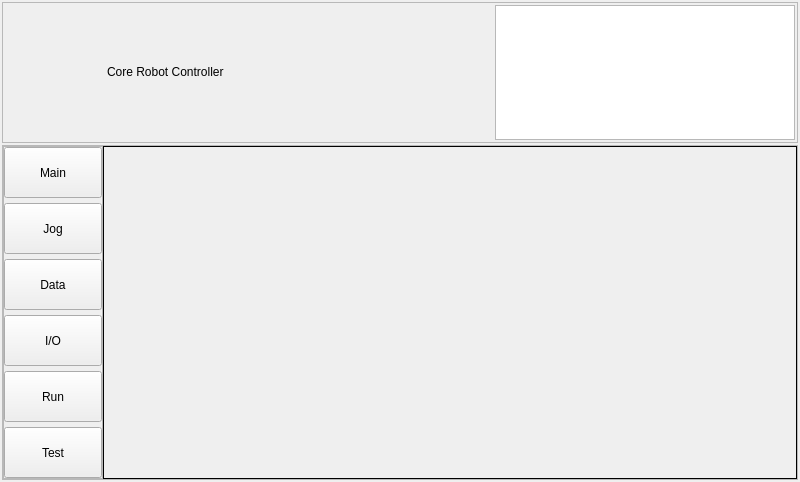
<?xml version="1.0" encoding="UTF-8"?>
<ui version="4.0">
 <class>MainWindow</class>
 <widget class="QMainWindow" name="MainWindow">
  <property name="geometry">
   <rect>
    <x>0</x>
    <y>0</y>
    <width>800</width>
    <height>482</height>
   </rect>
  </property>
  <property name="windowTitle">
   <string>MainWindow</string>
  </property>
  <widget class="QWidget" name="centralWidget">
   <layout class="QVBoxLayout" name="verticalLayout_2">
    <property name="spacing">
     <number>2</number>
    </property>
    <property name="leftMargin">
     <number>2</number>
    </property>
    <property name="topMargin">
     <number>2</number>
    </property>
    <property name="rightMargin">
     <number>2</number>
    </property>
    <property name="bottomMargin">
     <number>2</number>
    </property>
    <item>
     <widget class="QFrame" name="frame">
      <property name="sizePolicy">
       <sizepolicy hsizetype="Preferred" vsizetype="Minimum">
        <horstretch>0</horstretch>
        <verstretch>0</verstretch>
       </sizepolicy>
      </property>
      <property name="minimumSize">
       <size>
        <width>306</width>
        <height>80</height>
       </size>
      </property>
      <property name="frameShape">
       <enum>QFrame::StyledPanel</enum>
      </property>
      <property name="frameShadow">
       <enum>QFrame::Raised</enum>
      </property>
      <layout class="QHBoxLayout" name="horizontalLayout">
       <property name="spacing">
        <number>2</number>
       </property>
       <property name="leftMargin">
        <number>2</number>
       </property>
       <property name="topMargin">
        <number>2</number>
       </property>
       <property name="rightMargin">
        <number>2</number>
       </property>
       <property name="bottomMargin">
        <number>2</number>
       </property>
       <item>
        <widget class="QLabel" name="lblLogo">
         <property name="sizePolicy">
          <sizepolicy hsizetype="Fixed" vsizetype="Fixed">
           <horstretch>0</horstretch>
           <verstretch>0</verstretch>
          </sizepolicy>
         </property>
         <property name="minimumSize">
          <size>
           <width>100</width>
           <height>40</height>
          </size>
         </property>
         <property name="text">
          <string/>
         </property>
         <property name="textFormat">
          <enum>Qt::AutoText</enum>
         </property>
         <property name="pixmap">
          <pixmap resource="resource.qrc">:/image/resource/logo.png</pixmap>
         </property>
         <property name="scaledContents">
          <bool>true</bool>
         </property>
        </widget>
       </item>
       <item>
        <widget class="QLabel" name="lblLogoText">
         <property name="sizePolicy">
          <sizepolicy hsizetype="Ignored" vsizetype="Fixed">
           <horstretch>0</horstretch>
           <verstretch>0</verstretch>
          </sizepolicy>
         </property>
         <property name="minimumSize">
          <size>
           <width>0</width>
           <height>40</height>
          </size>
         </property>
         <property name="frameShape">
          <enum>QFrame::NoFrame</enum>
         </property>
         <property name="text">
          <string>Core Robot Controller </string>
         </property>
        </widget>
       </item>
       <item>
        <widget class="QTextEdit" name="txtOutPut">
         <property name="enabled">
          <bool>true</bool>
         </property>
         <property name="sizePolicy">
          <sizepolicy hsizetype="Maximum" vsizetype="Maximum">
           <horstretch>0</horstretch>
           <verstretch>0</verstretch>
          </sizepolicy>
         </property>
         <property name="minimumSize">
          <size>
           <width>300</width>
           <height>0</height>
          </size>
         </property>
        </widget>
       </item>
      </layout>
     </widget>
    </item>
    <item>
     <widget class="QFrame" name="frame_2">
      <property name="sizePolicy">
       <sizepolicy hsizetype="Preferred" vsizetype="Expanding">
        <horstretch>0</horstretch>
        <verstretch>0</verstretch>
       </sizepolicy>
      </property>
      <property name="frameShape">
       <enum>QFrame::StyledPanel</enum>
      </property>
      <property name="frameShadow">
       <enum>QFrame::Raised</enum>
      </property>
      <layout class="QHBoxLayout" name="horizontalLayout_2">
       <property name="spacing">
        <number>0</number>
       </property>
       <property name="leftMargin">
        <number>0</number>
       </property>
       <property name="topMargin">
        <number>0</number>
       </property>
       <property name="rightMargin">
        <number>0</number>
       </property>
       <property name="bottomMargin">
        <number>0</number>
       </property>
       <item>
        <widget class="QFrame" name="frameMainMenu">
         <property name="sizePolicy">
          <sizepolicy hsizetype="Minimum" vsizetype="Expanding">
           <horstretch>0</horstretch>
           <verstretch>0</verstretch>
          </sizepolicy>
         </property>
         <property name="minimumSize">
          <size>
           <width>100</width>
           <height>0</height>
          </size>
         </property>
         <property name="frameShape">
          <enum>QFrame::StyledPanel</enum>
         </property>
         <property name="frameShadow">
          <enum>QFrame::Raised</enum>
         </property>
         <layout class="QVBoxLayout" name="verticalLayout">
          <property name="spacing">
           <number>5</number>
          </property>
          <property name="leftMargin">
           <number>0</number>
          </property>
          <property name="topMargin">
           <number>0</number>
          </property>
          <property name="rightMargin">
           <number>0</number>
          </property>
          <property name="bottomMargin">
           <number>0</number>
          </property>
          <item>
           <widget class="QPushButton" name="btnPage1">
            <property name="enabled">
             <bool>true</bool>
            </property>
            <property name="minimumSize">
             <size>
              <width>0</width>
              <height>51</height>
             </size>
            </property>
            <property name="text">
             <string>Main</string>
            </property>
           </widget>
          </item>
          <item>
           <widget class="QPushButton" name="btnPage2">
            <property name="minimumSize">
             <size>
              <width>0</width>
              <height>51</height>
             </size>
            </property>
            <property name="text">
             <string>Jog</string>
            </property>
           </widget>
          </item>
          <item>
           <widget class="QPushButton" name="btnPage4">
            <property name="minimumSize">
             <size>
              <width>0</width>
              <height>51</height>
             </size>
            </property>
            <property name="text">
             <string>Data</string>
            </property>
           </widget>
          </item>
          <item>
           <widget class="QPushButton" name="btnPage5">
            <property name="minimumSize">
             <size>
              <width>0</width>
              <height>51</height>
             </size>
            </property>
            <property name="text">
             <string>I/O</string>
            </property>
           </widget>
          </item>
          <item>
           <widget class="QPushButton" name="btnPage6">
            <property name="minimumSize">
             <size>
              <width>0</width>
              <height>51</height>
             </size>
            </property>
            <property name="text">
             <string>Run</string>
            </property>
           </widget>
          </item>
          <item>
           <widget class="QPushButton" name="btnPage7">
            <property name="minimumSize">
             <size>
              <width>0</width>
              <height>51</height>
             </size>
            </property>
            <property name="text">
             <string>Test</string>
            </property>
           </widget>
          </item>
          <item>
           <spacer name="verticalSpacer">
            <property name="orientation">
             <enum>Qt::Vertical</enum>
            </property>
            <property name="sizeHint" stdset="0">
             <size>
              <width>20</width>
              <height>51</height>
             </size>
            </property>
           </spacer>
          </item>
         </layout>
        </widget>
       </item>
       <item>
        <widget class="QStackedWidget" name="stackedWidget">
         <property name="sizePolicy">
          <sizepolicy hsizetype="Expanding" vsizetype="Expanding">
           <horstretch>0</horstretch>
           <verstretch>0</verstretch>
          </sizepolicy>
         </property>
         <property name="frameShape">
          <enum>QFrame::Box</enum>
         </property>
         <property name="currentIndex">
          <number>0</number>
         </property>
         <widget class="FormMain" name="pageMain"/>
         <widget class="FormJog" name="pageJog"/>
         <widget class="FormData" name="pageData"/>
         <widget class="FormIO" name="pageIO"/>
         <widget class="FormRun" name="pageRun"/>
         <widget class="FormTest" name="pageTest"/>
        </widget>
       </item>
      </layout>
     </widget>
    </item>
   </layout>
  </widget>
 </widget>
 <layoutdefault spacing="6" margin="11"/>
 <customwidgets>
  <customwidget>
   <class>FormMain</class>
   <extends>QWidget</extends>
   <header>formmain.h</header>
   <container>1</container>
  </customwidget>
  <customwidget>
   <class>FormJog</class>
   <extends>QWidget</extends>
   <header>formjog.h</header>
   <container>1</container>
  </customwidget>
  <customwidget>
   <class>FormData</class>
   <extends>QWidget</extends>
   <header>formdata.h</header>
   <container>1</container>
  </customwidget>
  <customwidget>
   <class>FormIO</class>
   <extends>QWidget</extends>
   <header>formio.h</header>
   <container>1</container>
  </customwidget>
  <customwidget>
   <class>FormRun</class>
   <extends>QWidget</extends>
   <header>formrun.h</header>
   <container>1</container>
  </customwidget>
  <customwidget>
   <class>FormTest</class>
   <extends>QWidget</extends>
   <header location="global">formtest.h</header>
   <container>1</container>
  </customwidget>
 </customwidgets>
 <resources>
  <include location="resource.qrc"/>
 </resources>
 <connections/>
</ui>
